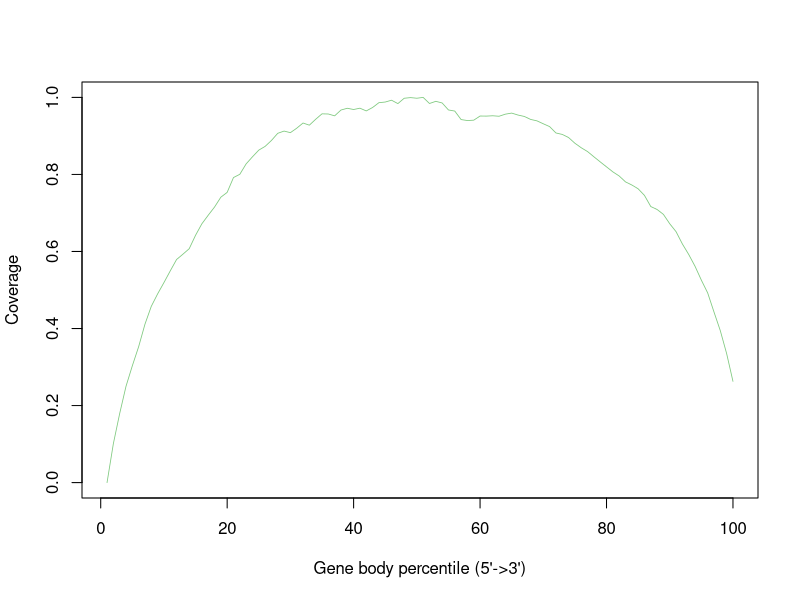

Generate this figure with R:
SHAM_6Hr_SRR12108308.gencode.Aligned.sortedByCoord.out <- c(0.0,0.10104175585809287,0.17930378361922159,0.2500004756876064,0.30318805833832807,0.35284794169972694,0.41135942004167025,0.45766760852812743,0.4898669026077195,0.5192244389264682,0.5496465641084187,0.5792428956055979,0.5929217684162457,0.6073332001408035,0.6420821797908878,0.6719287229690518,0.6940520021691355,0.7153152381767846,0.7409138910294831,0.7535205639752262,0.7919694418281626,0.8003748418338709,0.8274100712580035,0.8457563908629925,0.8631304050004281,0.8728030367896795,0.8881953363587065,0.9067794997669131,0.9125743261885055,0.9084891210244408,0.9200397674838979,0.9335036294964371,0.9279066891191217,0.9432704474317626,0.9573612657095832,0.9569207789860243,0.9521591460456089,0.967228929417473,0.9718050441913786,0.9685998610992189,0.9720105412373586,0.9648999628963667,0.9738153000161733,0.9862954400586047,0.9879917420631523,0.9927096117437756,0.9839074882743005,0.9978089828847599,0.9994805491337728,0.9978651140223193,1.0,0.9841957549638002,0.9898088687197344,0.9856161581566154,0.967404933831854,0.9645251210624959,0.9424522647486943,0.939947293813207,0.9408758360209684,0.9516739446870451,0.9514636907650008,0.9523408587112672,0.951066967301234,0.9564955142658713,0.9592744812626652,0.9542198247566858,0.950553224686284,0.942828057957778,0.9391367221318416,0.9315437965579245,0.9242286725461655,0.9076966254721199,0.9039053952488322,0.8957787481804949,0.8809829608699375,0.8692972191302528,0.8594048196668284,0.8458810210158785,0.8326702248099628,0.819695369656839,0.8067404933831854,0.7960403763640342,0.7806946941804378,0.7726289351257243,0.7627688824195374,0.7456222469579777,0.7166975863610849,0.7089686141317274,0.6962991504219349,0.6719591669758637,0.6513980458753128,0.6194936781117105,0.5922472433903208,0.5616272321640932,0.5256214858578074,0.4924099285517215,0.4427861974484117,0.3942955542236303,0.3348536309234999,0.26278410442294337)


pdf("/athena/angsd/scratch/pes4008/project/QC/rseqc/SHAM_6Hr_SRR12108308.geneBodyCoverage.curves.pdf")
x=1:100
icolor = colorRampPalette(c("#7fc97f","#beaed4","#fdc086","#ffff99","#386cb0","#f0027f"))(1)
plot(x,SHAM_6Hr_SRR12108308.gencode.Aligned.sortedByCoord.out,type='l',xlab="Gene body percentile (5'->3')", ylab="Coverage",lwd=0.8,col=icolor[1])
dev.off()
